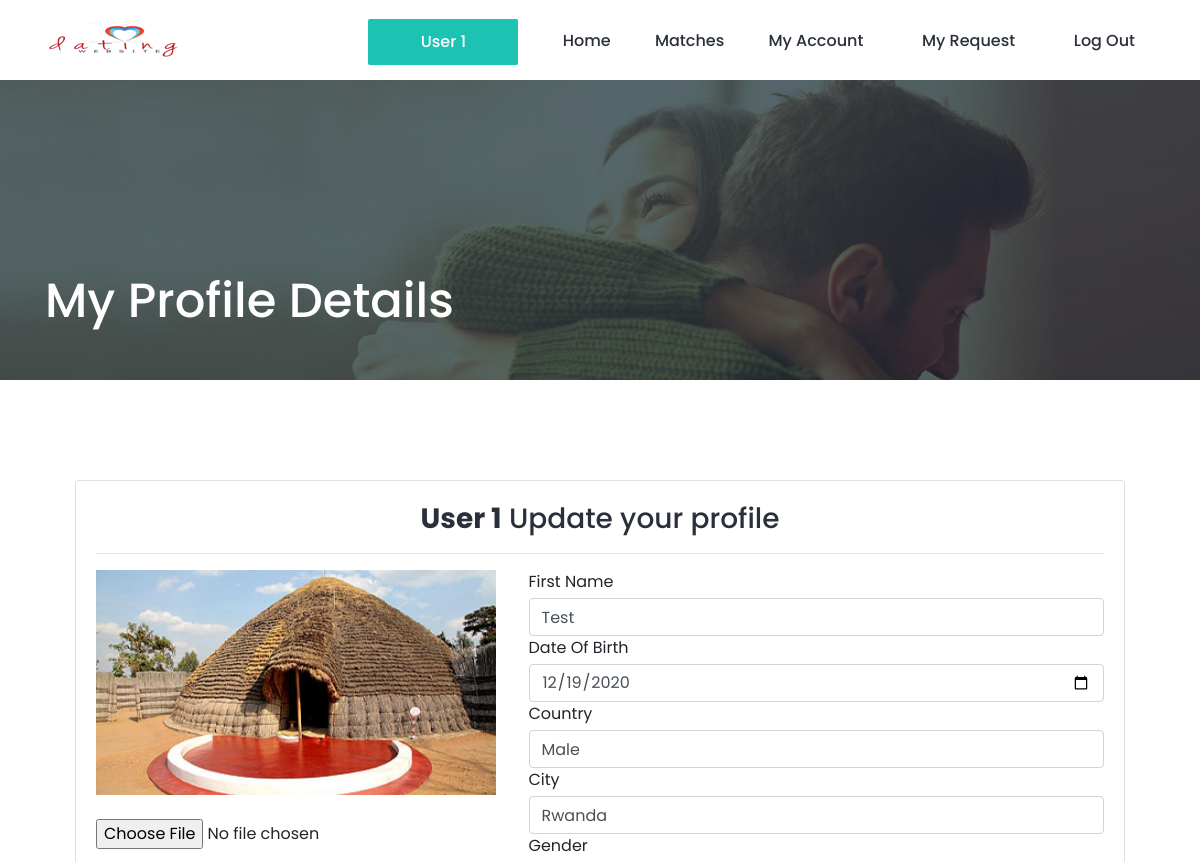
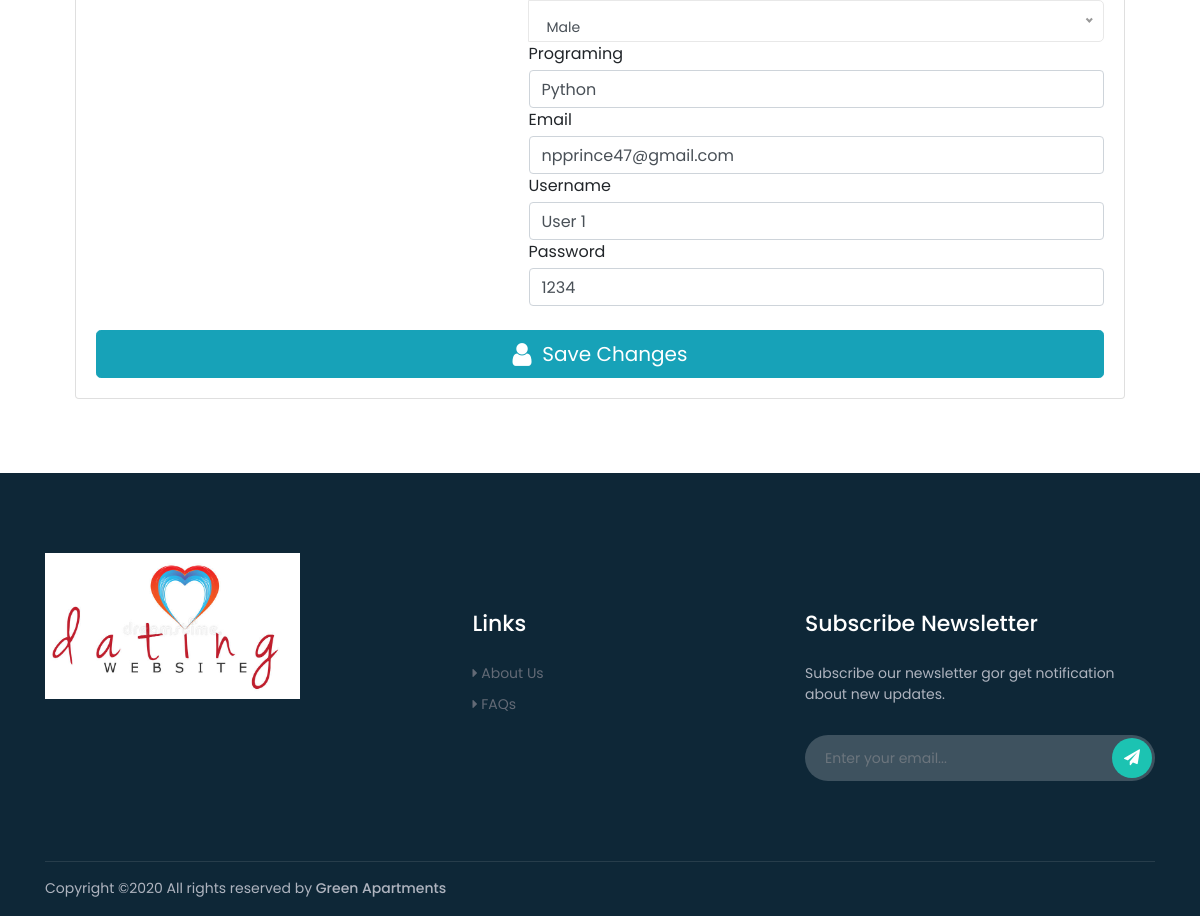
/account/index.php?update_profile (signed in), run on the app's committed database (2 pictures, top to bottom).
### tables this page shows
CREATE TABLE `members` (
  `member_id` int(11) NOT NULL,
  `f_name` longtext NOT NULL,
  `dob` longtext NOT NULL,
  `gender` longtext NOT NULL,
  `country` longtext NOT NULL,
  `city` longtext NOT NULL,
  `email` longtext NOT NULL,
  `username` longtext NOT NULL,
  `password` longtext NOT NULL,
  `programing` longtext NOT NULL,
  `profile` longtext NOT NULL,
  `reg_date` timestamp NOT NULL DEFAULT current_timestamp() ON UPDATE current_timestamp()
);

### account/update_profile.php (the view, shortened to what this page needs)
    <div class="breadcrumb-area bg-img bg-overlay jarallax" style="background-image: url(../img/bg-img/16.png);">
        <div class="container h-100">
            <div class="row h-100 align-items-end">
                <div class="col-12">
                    <div class="breadcrumb-content d-flex align-items-center justify-content-between pb-5">
                        <h2 class="room-title">My Profile Details</h2>
                    </div>
                </div>
            </div>
        </div>
    </div>
    <div class="roberto-rooms-area section-padding-100-0">
        <div class="container">
            <div class="row">
                <div class="col-12 col-lg-12">
                    <div class="room-service mb-50">
                        <div class="col-lg-12 ">
                        <div class="row" id="loader_general_admin2">
                            <div class="col-md-12">
                                <div class="table-responsive table-responsive-data">
                                <div class="col-lg-12">
                                    <div class="card">
                                    <div class="card-body">
                                        <div class="card-title">
                                            <h3 class="text-center title-2"><b><?php echo $username ?></b> Update your profile</h3>
                                        </div>
                                        <hr>
                                        <form action="index.php?update_profile_data" method="post" enctype="multipart/form-data">
                                            <div class="row">
                                                <div class="col-lg-5">
                                                    <div class="form-group">
                                                        <?php
                                                            if (empty($profile)) {
                                                                $fileName = "avatar-06.jpg";
                                                            } else {
                                                                $fileName = "$profile";
                                                            }
                                                        ?>
                                                        <img class="align-self-center  mr-3" src="client_profile_data/<?php echo $fileName ?>" alt="<?php echo $username ?>" id="blah" alt="Card image cap" width="400px" height="400px">
                                                        <br><br>
                                                        <input type='file' id="profile" name="profile" onchange="readURL(this);" />
                                                    </div>
                                                </div>
                                                <div class="col-lg-7">
                                                    <label for="x_card_code" class="control-label mb-1">First Name</label>
                                                    <div class="input-group">
                                                        <input id="f_name" name="f_name" type="text" class="form-control cc-cvc" value="<?php echo $f_name ?>" data-val="true">
                                                    </div>
                                                    <label for="x_card_code" class="control-label mb-1">Date Of Birth</label>
                                                    <div class="input-group">
                                                        <input id="dob" name="dob" type="date" class="form-control cc-cvc" value="<?php echo $dob ?>" data-val="true">
                                                    </div>
                                                    <label for="x_card_code" class="control-label mb-1">Country</label>
                                                    <div class="input-group">
                                                        <input id="country" name="country" type="text" class="form-control cc-cvc" value="<?php echo $gender ?>" data-val="true">
                                                    </div>
                                                    <label for="x_card_code" class="control-label mb-1">City</label>
                                                    <div class="input-group">
                                                        <input id="city" name="city" type="text" class="form-control cc-cvc" value="<?php echo $country ?>" data-val="true">
                                                    </div>
                                                    <label for="x_card_code" class="control-label mb-1">Gender</label>
                                                    <div class="input-group">
                                                    </div>
                                                    <label for="x_card_code" class="control-label mb-1">Programing</label>
                                                    <div class="input-group">
                                                        <input id="prog" name="prog" type="text" class="form-control cc-cvc" value="<?php echo $programing ?>" data-val="true">
                                                    </div>
                                                    <label for="x_card_code" class="control-label mb-1">Email</label>
                                                    <div class="input-group">
                                                        <input id="email" name="email" type="email" class="form-control cc-cvc" value="<?php echo $email ?>" data-val="true">
                                                    </div>
                                                    <label for="x_card_code" class="control-label mb-1">Username</label>
                                                    <div class="input-group">
                                                        <input id="username" name="username" type="text" class="form-control cc-cvc" value="<?php echo $username ?>" data-val="true">
                                                    </div>
                                                    <label for="x_card_code" class="control-label mb-1">Password</label>
                                                    <div class="input-group">
                                                        <input id="password" name="password" type="text" class="form-control cc-cvc" value="<?php echo $password ?>" data-val="true">
                                                    </div>
                                                </div>
                                            </div>
                                            <br>
                                            <div>
                                                <button id="payment-button" type="submit" class="btn btn-lg btn-info btn-block">
                                                    <i class="fa fa-user fa-lg"></i>&nbsp;
                                                    <span id="payment-button-amount">Save Changes</span>
                                                </button>
                                            </div>
                                        </form>
                                    </div>
                                </div>
                                </div>
                            </div>
                                </div>
                            </div>
                        </div>
                            <br>
                </div>
            </div>
        </div>
    </div>
</div>

### account/index.php (shortened to what this page needs)
<!DOCTYPE html>
<?php
include "../config/connection.php";
if(isset($_SESSION['Member_Data_2020']) == false){
    header("Location:../login.php");
}else{
    ?>
                                <?php
                                $sql5="SELECT * from members where username='$_SESSION[Member_Data_2020]'";
                                $result5=$conn->query($sql5);
                                while ($row5 = $result5->fetch_assoc()) {
                                $f_name=$row5['f_name'];
                                $dob=$row5['dob'];
                                $gender=$row5['gender'];
                                $country=$row5['country'];
                                $email=$row5['email'];
                                $username=$row5['username'];
                                $password=$row5['password'];
                                $programing=$row5['programing'];
                                $profile=$row5['profile'];
                                }
                                ?>
<html lang="en">
<head>
    <link rel="stylesheet" href="../style.css">
</head>
<body>
    <header class="header-area">
        <div class="search-form d-flex align-items-center">
            <div class="container">
                <form action="index.html" method="get">
                    <button type="submit"><i class="icon_search"></i></button>
                </form>
            </div>
        </div>
        <div class="main-header-area">
            <div class="classy-nav-container breakpoint-off">
                <div class="container">
                    <nav class="classy-navbar justify-content-between" id="robertoNav">
                        <a class="nav-brand" href="index.php?home"><img src=".././img/core-img/logo.png" alt=""></a>
                        <div class="classy-menu">
                            <div class="classynav">
                                <ul id="nav">
                                    <li><a href="index.php"><button type="submit" class="form-control btn roberto-btn w-100"><?php echo $username ?> </button></a></li>
                                    <li><a href="index.php?home">Home</a></li>
                                    <li><a href="index.php?matches">Matches</a></li>
                                    <li><a href="#">My Account</a>
                                    </li>
                                    <li><a href="#">My Request</a>
                                    </li>
                                    <li><a href="?sign=out" id="logout">Log Out</a></li>
                                </ul>
                            </div>
                        </div>
                    </nav>
                </div>
            </div>
        </div>
    </header>
    <?php
        if(isset($_GET['home']))
        {
            include("home.php");
        }
        elseif(isset($_GET['matches']))
        {
            include("matches.php");
        }
        elseif(isset($_GET['inbox']))
        {
            include("inbox.php");
        }
        elseif(isset($_GET['Request']))
        {
            include("request.php");
        }
        elseif(isset($_GET['match_view']))
        {
            include("user-view.php");
        }
        elseif(isset($_GET['about']))
        {
            include("about.php");
        }
        elseif(isset($_GET['review']))
        {
            include("new_review.php");
        }
        elseif(isset($_GET['profile']))
        {
            include("profile.php");
        }
        elseif(isset($_GET['update_profile']))
        {
            include("update_profile.php");
        }
        elseif(isset($_GET['update_profile_data']))
        {
            include("update_profile_data.php");
        }
        elseif(isset($_GET['search_data']))
        {
            include("user_search.php");
        }
        elseif(isset($_GET['']))
        {
            include("");
        }
        else
        {
            include("home.php");
        }
    ?>
    <footer class="footer-area section-padding-80-0">
        <div class="main-footer-area">
            <div class="container">
                <div class="row align-items-baseline justify-content-between">
                    <div class="col-12 col-sm-6 col-lg-3">
                        <div class="single-footer-widget mb-80">
                            <a href="#" class="footer-logo"><img src="../img/core-img/logo.jpg" alt=""></a>
                        </div>
                    </div>
                    <div class="col-12 col-sm-4 col-lg-2">
                        <div class="single-footer-widget mb-80">
                            <h5 class="widget-title">Links</h5>
                            <ul class="footer-nav">
                                <li><a href="index.php?about"><i class="fa fa-caret-right" aria-hidden="true"></i> About Us</a></li>
                                <li><a href="#"><i class="fa fa-caret-right" aria-hidden="true"></i> FAQs</a></li>
                            </ul>
                        </div>
                    </div>
                    <div class="col-12 col-sm-8 col-lg-4">
                        <div class="single-footer-widget mb-80">
                            <h5 class="widget-title">Subscribe Newsletter</h5>
                            <span>Subscribe our newsletter gor get notification about new updates.</span>
                            <form action="index.html" class="nl-form">
                                <input type="email" class="form-control" placeholder="Enter your email...">
                                <button type="submit"><i class="fa fa-paper-plane" aria-hidden="true"></i></button>
                            </form>
                        </div>
                    </div>
                </div>
            </div>
        </div>
        <div class="container">
            <div class="copywrite-content">
                <div class="row align-items-center">
                    <div class="col-12 col-md-8">
                        <div class="copywrite-text">
                            <p>
Copyright &copy;<script>document.write(new Date().getFullYear());</script> All rights reserved by <a href="#" target="_blank">Green Apartments</a>
</p>
                        </div>
                    </div>
                </div>
            </div>
        </div>
    </footer>
</body>
</html>
                            <?php
                                }
                            ?>

### css/default-assets/classy-nav.css (style rules this page uses)
.classy-nav-container { position: relative; z-index: 1; background-color: #ffffff; }
.classy-nav-container * { box-sizing: border-box; }
.classy-nav-container a { -webkit-transition-duration: 500ms; transition-duration: 500ms; text-decoration: none; outline: none; font-size: 14px; color: #232323; display: inline-block; }
.justify-content-between { -webkit-box-pack: justify; -ms-flex-pack: justify; justify-content: space-between; }
.classy-navbar { width: 100%; height: 80px; display: -webkit-box; display: -ms-flexbox; display: flex; -webkit-box-align: center; -ms-flex-align: center; -ms-grid-row-align: center; align-items: center; }
.classy-navbar .nav-brand { font-size: 26px; font-weight: 500; color: #232323; display: inline-block; margin-right: 30px; }
.classynav ul li { display: inline-block; clear: both; position: inherit; z-index: 10; }
.classynav ul li.cn-dropdown-item { position: relative; z-index: 10; }
.classynav ul li a { padding: 0 15px; display: block; height: 40px; font-size: 14px; line-height: 39px; }
.classynav ul li.megamenu-item > a:after, .classynav ul li.has-down > a:after { font-family: 'classyfonts'; content: "\e900"; font-size: 12px; color: #000000; padding-left: 5px; -webkit-transition-duration: 500ms; transition-duration: 500ms; }
.breakpoint-off .classynav { display: -webkit-box; display: -ms-flexbox; display: flex; -webkit-box-align: center; -ms-flex-align: center; -ms-grid-row-align: center; align-items: center; }

### data on the page
members: username "User 1", profile (picture), f_name "Test", dob "12/19/2020", country "Male", city "Rwanda", prog "Python", email "npprince47@gmail.com", password "1234"
